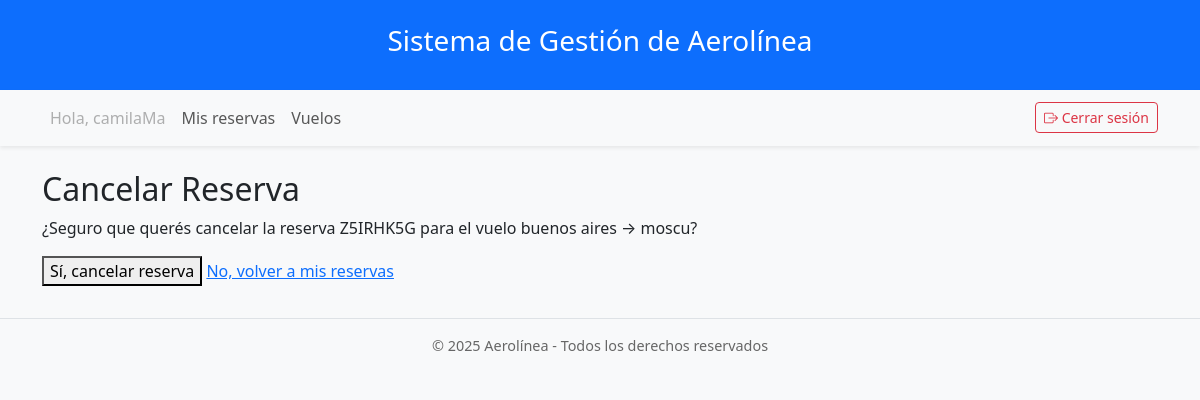
Page /cancelar-reserva/3/ (signed in) on the committed database.
### core/models.py (models this page shows, shortened)
class Usuario(AbstractUser):
    ROL_CHOICES = (
        ('admin', 'Administrador'),
        ('gestor', 'Gestor de vuelos'),
        ('cliente', 'Cliente / Pasajero'),
    )
    rol = models.CharField(max_length=20, choices=ROL_CHOICES, default='cliente')

class Reserva(models.Model):
    vuelo = models.ForeignKey(Vuelo, on_delete=models.CASCADE, related_name='reservas')
    pasajero = models.ForeignKey(Pasajero, on_delete=models.CASCADE, related_name='reservas')
    asiento = models.ForeignKey(Asiento, on_delete=models.PROTECT, related_name='reservas')  # cambiado de OneToOne a ForeignKey
    ESTADO_CHOICES = (
        ('activa', 'Activa'),
        ('cancelada', 'Cancelada'),
        ('finalizada', 'Finalizada'),
    )
    estado = models.CharField(max_length=10, choices=ESTADO_CHOICES, default='activa')
    fecha_reserva = models.DateTimeField(auto_now_add=True)
    precio = models.DecimalField(max_digits=10, decimal_places=2)
    codigo_reserva = models.CharField(max_length=12, unique=True)
    class Meta:
        constraints = [
            models.UniqueConstraint(fields=['vuelo', 'asiento'], name='reserva_asiento_unico_por_vuelo'),
            models.UniqueConstraint(fields=['vuelo', 'pasajero'], name='reserva_pasajero_unico_por_vuelo'),
        ]

class Vuelo(models.Model):
    avion = models.ForeignKey(Avion, on_delete=models.PROTECT, related_name='vuelos')
    origen = models.CharField(max_length=100)
    destino = models.CharField(max_length=100)
    fecha_salida = models.DateTimeField()
    fecha_llegada = models.DateTimeField()
    duracion = models.DurationField()
    estado = models.CharField(max_length=20, default='activo')
    precio_base = models.DecimalField(max_digits=10, decimal_places=2)
    gestores = models.ManyToManyField(Usuario, related_name='vuelos_gestionados', limit_choices_to={'rol': 'gestor'}, blank=True)

### core/views.py (the view, shortened to what this page needs)
# urls.py: path('cancelar-reserva/<int:reserva_id>/', views.cancelar_reserva, name='cancelar_reserva'),
@login_required
def cancelar_reserva(request, reserva_id):
    reserva = get_object_or_404(Reserva, id=reserva_id, pasajero__usuario=request.user, estado='activa')
    return render(request, 'core/cancelar_reserva.html', {'reserva': reserva})

### core/templates/core/cancelar_reserva.html (shortened to what this page needs)
{% extends 'base.html' %}
{% block content %}
<h2>Cancelar Reserva</h2>
<p>¿Seguro que querés cancelar la reserva {{ reserva.codigo_reserva }} para el vuelo {{ reserva.vuelo.origen }} → {{ reserva.vuelo.destino }}?</p>
<form method="post">
  <button type="submit">Sí, cancelar reserva</button>
  <a href="{% url 'mis_reservas' %}">No, volver a mis reservas</a>
</form>
{% endblock %}

### core/templates/base.html (shortened to what this page needs)
<!DOCTYPE html>
<html lang="es">
<head>
    <link href="https://cdn.jsdelivr.net/npm/bootstrap@5.3.3/dist/css/bootstrap.min.css" rel="stylesheet">
</head>
<body>
    <header class="bg-primary text-white py-4 shadow">
        <div class="container text-center">
            <h1 class="h3">Sistema de Gestión de Aerolínea</h1>
        </div>
    </header>
    <nav class="navbar navbar-expand-md navbar-light bg-light shadow-sm">
        <div class="container">
            <ul class="navbar-nav me-auto">
                {% if user.is_authenticated %}
                    <li class="nav-item">
                        <span class="nav-link disabled">Hola, {{ user.username }}</span>
                    </li>
                    <li class="nav-item">
                        <a class="nav-link" href="{% url 'mis_reservas' %}">Mis reservas</a>
                    </li>
                    <li class="nav-item">
                        <a class="nav-link" href="{% url 'vuelos_list' %}">Vuelos</a>
                    </li>
                {% endif %}
            </ul>
            {% if user.is_authenticated %}
            <form action="{% url 'logout' %}" method="post" class="d-flex ms-auto">
                <button type="submit" class="btn btn-outline-danger btn-sm">
                    <i class="bi bi-box-arrow-right"></i> Cerrar sesión
                </button>
            </form>
            {% endif %}
        </div>
    </nav>
    <main class="container mt-4">
        {% block content %}{% endblock %}
    </main>
    <footer>
        &copy; {{ year|default:"2025" }} Aerolínea - Todos los derechos reservados
    </footer>
    <link href="https://cdn.jsdelivr.net/npm/bootstrap-icons@1.11.3/font/bootstrap-icons.css" rel="stylesheet">
</body>
</html>

### core/templates/base.html (style rules this page uses)
body { background-color: #f8f9fa; }
footer { text-align: center; font-size: 0.9rem; color: #666; padding: 1rem 0; border-top: 1px solid #dee2e6; margin-top: 2rem; }

### rows in the picture
Usuario: username "camilaMa"
Reserva: codigo_reserva "Z5IRHK5G", vuelo.origen "buenos aires", vuelo.destino "moscu"

### other values in the picture
{{ year|default:"2025" }} "2025"
